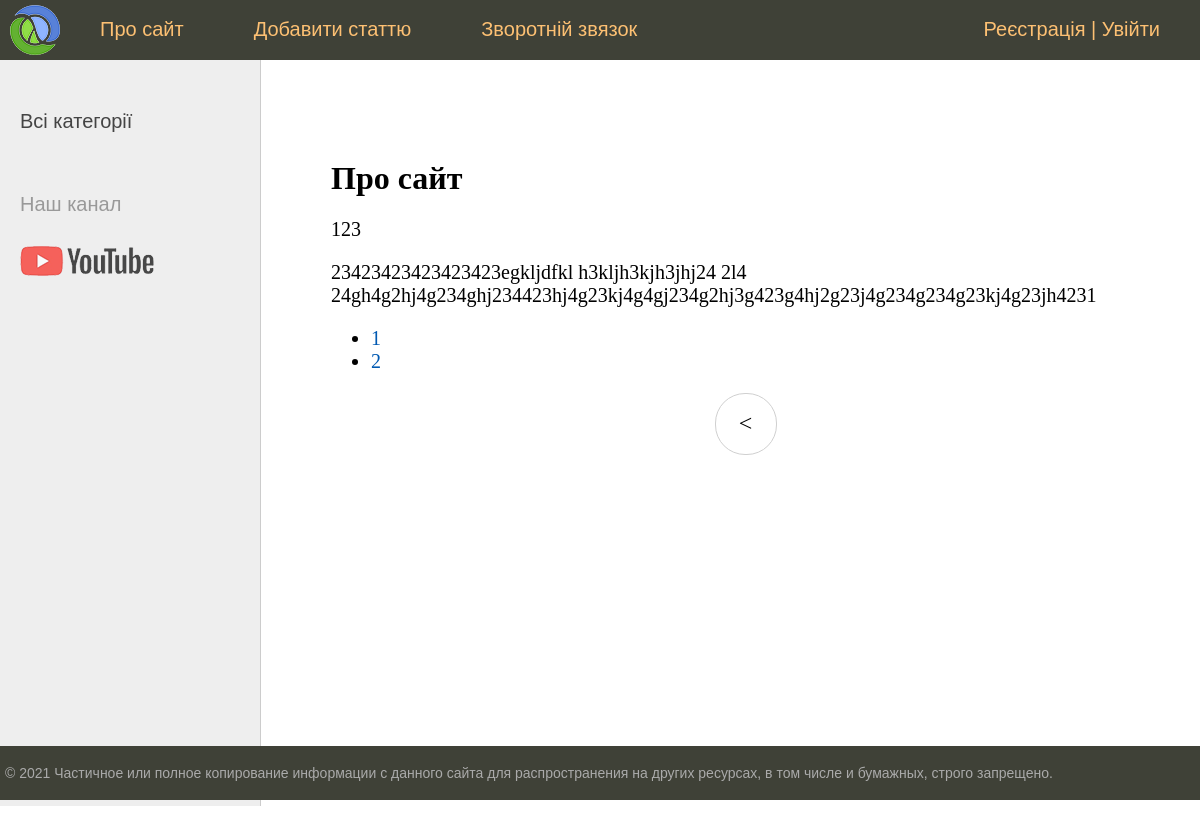
Before: /about/?page=2 with the older database file.
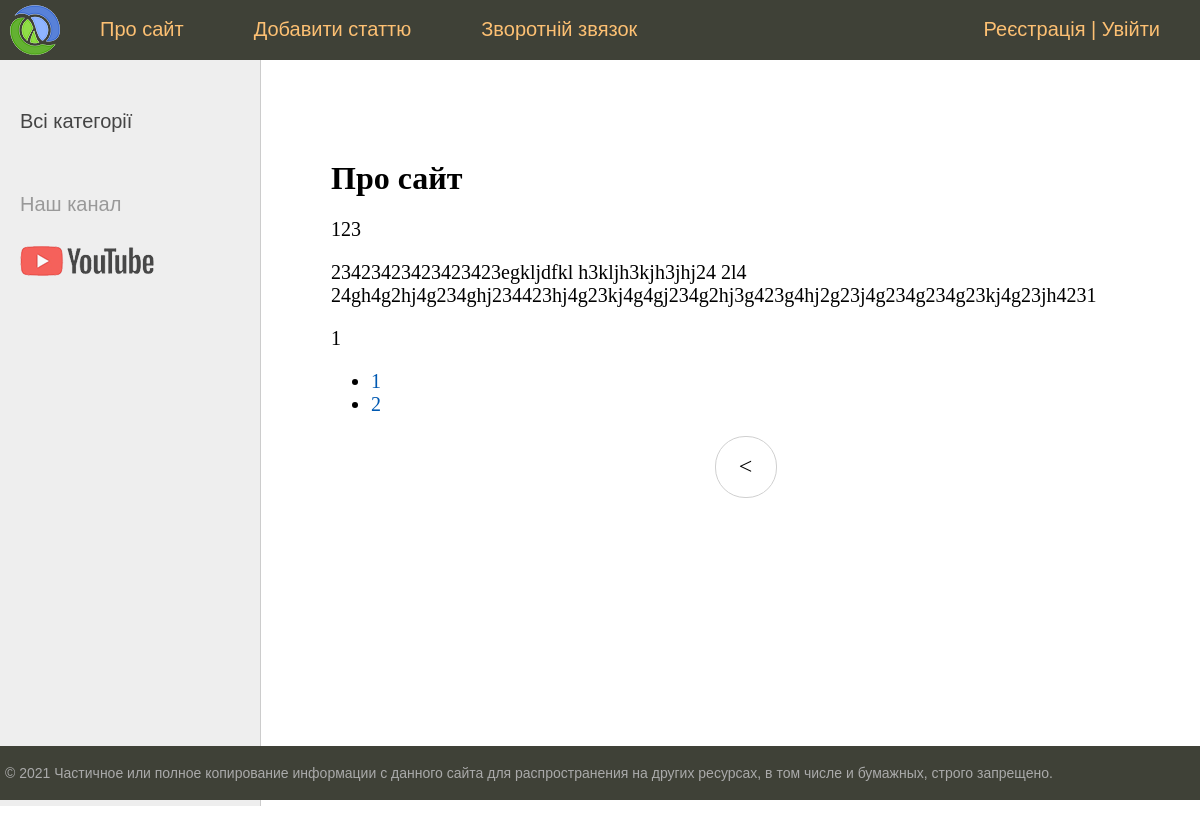
After: the same page with the newer database file.
### women/models.py (models this page shows, shortened)
class Women(models.Model):
    title = models.CharField(max_length=255, verbose_name='Заговолок')
    slug = models.SlugField(max_length=255, unique=True,
                                db_index=True, verbose_name='URL')
    content = models.TextField(blank=True, verbose_name='Текст статті')
    photo = models.ImageField(upload_to='photos/%Y/%m/%d', verbose_name='Фото')
    time_create = models.DateTimeField(auto_now_add=True,
                                            verbose_name='Дата створення')
    time_update = models.DateTimeField(auto_now=True,
                                            verbose_name='Час змінення')
    is_published = models.BooleanField(default=True,
                                            verbose_name='Публікація')
    cat = models.ForeignKey('Category', on_delete=models.PROTECT,
                                            verbose_name='Категорії')
    def __str__(self):
        return self.title
    class Meta:
        verbose_name = 'Відомі жінки'
        verbose_name_plural = 'Відомі жінки'
        ordering = ['time_create', 'title']

### women/views.py (the view)
# urls.py: path('about/', about, name='about'),
def about(request):
    contact_list = Women.objects.all()
    paginator = Paginator(contact_list, 3)
    page_number = request.GET.get('page')
    page_obj = paginator.get_page(page_number)
    return render(request, 'women/about.html',
                    {'page_obj':page_obj,
                        'menu':menu, 'title':'Про сайт'})

### women/models.py (called while the page is built)
    def __str__(self):
        return self.name

### women/templatetags/women_tags.py (called while the page is built)
@register.simple_tag(name='getcats')
def get_categories(filter=None):
    if not filter:
        return Category.objects.all()
    else:
        return Category.objects.filter(pk=filter)

### women/templates/women/about.html
{% extends 'women/base.html' %}
{% block content %}
    <h1>{{title}}</h1>
    {% for contact in page_obj %}
        <p>{{ contact }}</p>
    {% endfor %}
    <nav>
        <ul>
            {% for p in page_obj.paginator.page_range %}
                <li>
                    <a href="?page={{ p }}">{{ p }}</a>
                </li>
            {% endfor %}
        </ul>
    </nav>
{% endblock %}

Changed rows visible on the page:
added Women: title "1"
